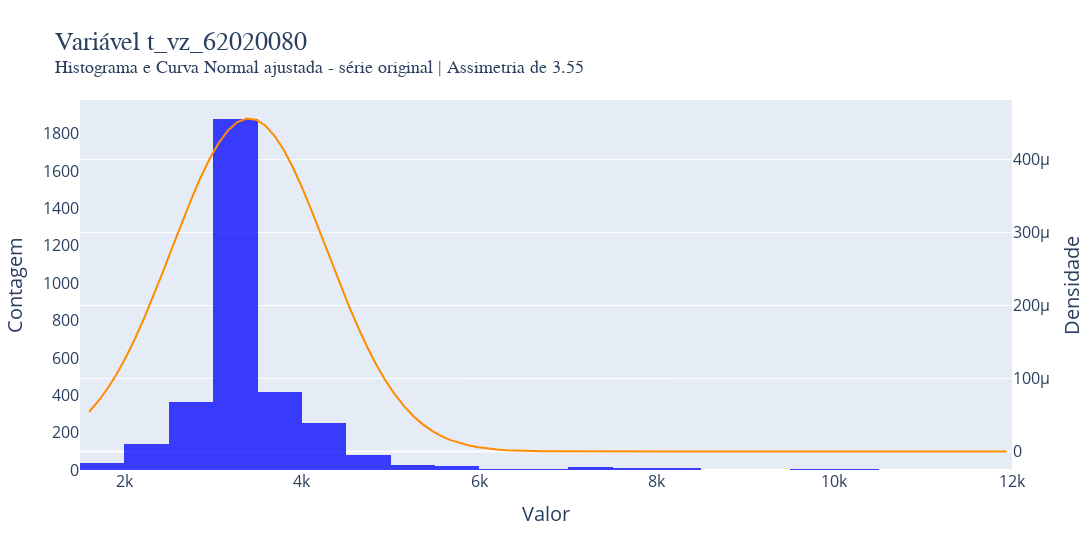

The code cell stored with this chart in its notebook:
### Code cell
media_res = np.mean(df_bar[coluna_alvo].values)
std_res   = np.std(df_bar[coluna_alvo].values)

hist_data = go.Histogram(
    x=df_bar[coluna_alvo],
    nbinsx=50,
    # histnorm ='probability density',  # Normaliza o histograma para densidade de probabilidade
    marker=dict(color='blue'),
    yaxis='y1',
    opacity=0.75,
    name='Histograma'
)

xmin, xmax = df_bar[coluna_alvo].min(), df_bar[coluna_alvo].max()
x = np.linspace(xmin, xmax, 100)
y = norm.pdf(x, media_res, std_res)

normal_curve = go.Scatter(
    x=x,
    y=y,
    mode='lines',
    line=dict(color='darkorange', width=2),
    yaxis='y2',
    name='Curva Normal'
)

layout = go.Layout(
    width=1150,
    height=550,
    title=dict(
        text=f"Variável {coluna_alvo}<br><sup>Histograma e Curva Normal ajustada - série original | Assimetria de {round(df_bar[coluna_alvo].skew(), 2)}</sup>",
        font=dict(family="system-ui", size=26)
    ),
    xaxis=dict(
        title     = "Valor",
        titlefont = dict(size=20),  # Tamanho da fonte do título do eixo X
        tickfont  = dict(size=16),  # Tamanho da fonte dos ticks do eixo X
    ),
    yaxis=dict(
        title     = "Contagem",  # Eixo y1 (à esquerda)
        titlefont = dict(size=20),  # Tamanho da fonte do título do eixo Y1
        tickfont  = dict(size=16),  # Tamanho da fonte dos ticks do eixo Y1
        showgrid  = False,
    ),
    yaxis2=dict(
        title      = "Densidade",  # Eixo y2 (à direita)
        titlefont  = dict(size=20),  # Tamanho da fonte do título do eixo Y2
        tickfont   = dict(size=16),  # Tamanho da fonte dos ticks do eixo Y2
        overlaying = 'y',  # Sobrepõe ao y1
        side       = 'right',
    ),
    showlegend=False
)

fig = go.Figure(data=[hist_data, normal_curve], layout=layout)

fig.show()

### Figure 1 — Plotly figure (JSON) as saved in the notebook; plotly's stock layout.template omitted (floating-point values rounded to 4 significant figures; data arrays with more than 128 entries replaced by an {"elided": "..."} marker saying what was removed)
{"data": [{"marker": {"color": "blue"}, "name": "Histograma", "nbinsx": 50, "opacity": 0.75, "type": "histogram", "x": {"elided": "3289 float values"}, "yaxis": "y"}, {"line": {"color": "darkorange", "width": 2}, "mode": "lines", "name": "Curva Normal", "type": "scatter", "x": [1604.0, 1708.0, 1812.0, 1917.0, 2021.0, 2126.0, 2230.0, 2334.0, 2439.0, 2543.0, 2648.0, 2752.0, 2856.0, 2961.0, 3065.0, 3170.0, 3274.0, 3378.0, 3483.0, 3587.0, 3692.0, 3796.0, 3900.0, 4005.0, 4109.0, 4214.0, 4318.0, 4422.0, 4527.0, 4631.0, 4736.0, 4840.0, 4944.0, 5049.0, 5153.0, 5258.0, 5362.0, 5466.0, 5571.0, 5675.0, 5780.0, 5884.0, 5989.0, 6093.0, 6197.0, 6302.0, 6406.0, 6511.0, 6615.0, 6719.0, 6824.0, 6928.0, 7033.0, 7137.0, 7241.0, 7346.0, 7450.0, 7555.0, 7659.0, 7763.0, 7868.0, 7972.0, 8077.0, 8181.0, 8285.0, 8390.0, 8494.0, 8599.0, 8703.0, 8807.0, 8912.0, 9016.0, 9121.0, 9225.0, 9329.0, 9434.0, 9538.0, 9643.0, 9747.0, 9851.0, 9956.0, 10060.0, 10160.0, 10270.0, 10370.0, 10480.0, 10580.0, 10690.0, 10790.0, 10900.0, 11000.0, 11100.0, 11210.0, 11310.0, 11420.0, 11520.0, 11630.0, 11730.0, 11840.0, 11940.0], "y": [5.448e-05, 6.92e-05, 8.666e-05, 0.000107, 0.0001302, 0.0001562, 0.0001848, 0.0002155, 0.0002477, 0.0002806, 0.0003135, 0.0003453, 0.0003748, 0.0004012, 0.0004233, 0.0004403, 0.0004515, 0.0004564, 0.0004548, 0.0004468, 0.0004327, 0.0004131, 0.0003888, 0.0003608, 0.00033, 0.0002976, 0.0002646, 0.0002319, 0.0002003, 0.0001706, 0.0001432, 0.0001186, 9.675e-05, 7.783e-05, 6.172e-05, 4.825e-05, 3.719e-05, 2.825e-05, 2.116e-05, 1.562e-05, 1.137e-05, 8.161e-06, 5.774e-06, 4.026e-06, 2.768e-06, 1.876e-06, 1.254e-06, 8.257e-07, 5.362e-07, 3.432e-07, 2.166e-07, 1.347e-07, 8.264e-08, 4.996e-08, 2.978e-08, 1.75e-08, 1.014e-08, 5.788e-09, 3.258e-09, 1.808e-09, 9.892e-10, 5.335e-10, 2.837e-10, 1.487e-10, 7.683e-11, 3.914e-11, 1.966e-11, 9.731e-12, 4.749e-12, 2.285e-12, 1.084e-12, 5.067e-13, 2.336e-13, 1.061e-13, 4.755e-14, 2.1e-14, 9.142e-15, 3.924e-15, 1.66e-15, 6.925e-16, 2.847e-16, 1.154e-16, 4.613e-17, 1.817e-17, 7.057e-18, 2.702e-18, 1.02e-18, 3.795e-19, 1.392e-19, 5.033e-20, 1.794e-20, 6.306e-21, 2.185e-21, 7.462e-22, 2.512e-22, 8.339e-23, 2.729e-23, 8.802e-24, 2.799e-24, 8.776e-25], "yaxis": "y2"}], "layout": {"height": 550, "showlegend": false, "title": {"font": {"family": "system-ui", "size": 26}, "text": "Variável t_vz_62020080<br><sup>Histograma e Curva Normal ajustada - série original | Assimetria de 3.55</sup>"}, "width": 1150, "xaxis": {"tickfont": {"size": 16}, "title": {"font": {"size": 20}, "text": "Valor"}}, "yaxis": {"showgrid": false, "tickfont": {"size": 16}, "title": {"font": {"size": 20}, "text": "Contagem"}}, "yaxis2": {"overlaying": "y", "side": "right", "tickfont": {"size": 16}, "title": {"font": {"size": 20}, "text": "Densidade"}}}}
